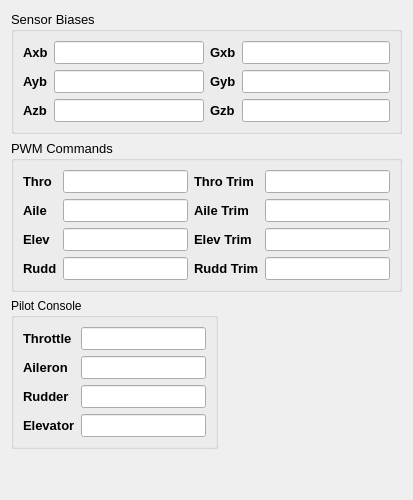
     <widget class="QWidget" name="tab">
      <attribute name="title">
       <string>Attitude</string>
      </attribute>
      <layout class="QGridLayout" name="gridLayout_21">
       <item row="0" column="0">
        <layout class="QVBoxLayout" name="verticalLayout_19">
         <item>
          <widget class="QGroupBox" name="sensorBiases_groupBox">
           <property name="minimumSize">
            <size>
             <width>0</width>
             <height>0</height>
            </size>
           </property>
           <property name="maximumSize">
            <size>
             <width>16777215</width>
             <height>16777215</height>
            </size>
           </property>
           <property name="font">
            <font>
             <pointsize>10</pointsize>
            </font>
           </property>
           <property name="title">
            <string>Sensor Biases</string>
           </property>
           <layout class="QGridLayout" name="gridLayout_6">
            <item row="0" column="0">
             <layout class="QHBoxLayout" name="horizontalLayout_7">
              <item>
               <layout class="QVBoxLayout" name="verticalLayout_14">
                <item>
                 <widget class="QLabel" name="label_10">
                  <property name="minimumSize">
                   <size>
                    <width>0</width>
                    <height>0</height>
                   </size>
                  </property>
                  <property name="maximumSize">
                   <size>
                    <width>16777215</width>
                    <height>16777215</height>
                   </size>
                  </property>
                  <property name="font">
                   <font>
                    <pointsize>10</pointsize>
                    <weight>75</weight>
                    <bold>true</bold>
                   </font>
                  </property>
                  <property name="text">
                   <string>Axb</string>
                  </property>
                 </widget>
                </item>
                <item>
                 <widget class="QLabel" name="label_11">
                  <property name="minimumSize">
                   <size>
                    <width>0</width>
                    <height>0</height>
                   </size>
                  </property>
                  <property name="maximumSize">
                   <size>
                    <width>16777215</width>
                    <height>16777215</height>
                   </size>
                  </property>
                  <property name="font">
                   <font>
                    <pointsize>10</pointsize>
                    <weight>75</weight>
                    <bold>true</bold>
                   </font>
                  </property>
                  <property name="text">
                   <string>Ayb</string>
                  </property>
                 </widget>
                </item>
                <item>
                 <widget class="QLabel" name="label_12">
                  <property name="minimumSize">
                   <size>
                    <width>0</width>
                    <height>0</height>
                   </size>
                  </property>
                  <property name="maximumSize">
                   <size>
                    <width>16777215</width>
                    <height>16777215</height>
                   </size>
                  </property>
                  <property name="font">
                   <font>
                    <pointsize>10</pointsize>
                    <weight>75</weight>
                    <bold>true</bold>
                   </font>
                  </property>
                  <property name="text">
                   <string>Azb</string>
                  </property>
                 </widget>
                </item>
               </layout>
              </item>
              <item>
               <layout class="QVBoxLayout" name="verticalLayout_13">
                <item>
                 <widget class="QLineEdit" name="m_AxBiases">
                  <property name="alignment">
                   <set>Qt::AlignRight|Qt::AlignTrailing|Qt::AlignVCenter</set>
                  </property>
                 </widget>
                </item>
                <item>
                 <widget class="QLineEdit" name="m_AyBiases">
                  <property name="alignment">
                   <set>Qt::AlignRight|Qt::AlignTrailing|Qt::AlignVCenter</set>
                  </property>
                 </widget>
                </item>
                <item>
                 <widget class="QLineEdit" name="m_AzBiases">
                  <property name="alignment">
                   <set>Qt::AlignRight|Qt::AlignTrailing|Qt::AlignVCenter</set>
                  </property>
                 </widget>
                </item>
               </layout>
              </item>
             </layout>
            </item>
            <item row="0" column="1">
             <layout class="QHBoxLayout" name="horizontalLayout_8">
              <item>
               <layout class="QVBoxLayout" name="verticalLayout_16">
                <item>
                 <widget class="QLabel" name="label_13">
                  <property name="minimumSize">
                   <size>
                    <width>0</width>
                    <height>0</height>
                   </size>
                  </property>
                  <property name="maximumSize">
                   <size>
                    <width>16777215</width>
                    <height>16777215</height>
                   </size>
                  </property>
                  <property name="font">
                   <font>
                    <pointsize>10</pointsize>
                    <weight>75</weight>
                    <bold>true</bold>
                   </font>
                  </property>
                  <property name="text">
                   <string>Gxb</string>
                  </property>
                 </widget>
                </item>
                <item>
                 <widget class="QLabel" name="label_14">
                  <property name="minimumSize">
                   <size>
                    <width>0</width>
                    <height>0</height>
                   </size>
                  </property>
                  <property name="maximumSize">
                   <size>
                    <width>16777215</width>
                    <height>16777215</height>
                   </size>
                  </property>
                  <property name="font">
                   <font>
                    <pointsize>10</pointsize>
                    <weight>75</weight>
                    <bold>true</bold>
                   </font>
                  </property>
                  <property name="text">
                   <string>Gyb</string>
                  </property>
                 </widget>
                </item>
                <item>
                 <widget class="QLabel" name="label_15">
                  <property name="minimumSize">
                   <size>
                    <width>0</width>
                    <height>0</height>
                   </size>
                  </property>
                  <property name="maximumSize">
                   <size>
                    <width>16777215</width>
                    <height>16777215</height>
                   </size>
                  </property>
                  <property name="font">
                   <font>
                    <pointsize>10</pointsize>
                    <weight>75</weight>
                    <bold>true</bold>
                   </font>
                  </property>
                  <property name="text">
                   <string>Gzb</string>
                  </property>
                 </widget>
                </item>
               </layout>
              </item>
              <item>
               <layout class="QVBoxLayout" name="verticalLayout_15">
                <item>
                 <widget class="QLineEdit" name="m_GxBiases">
                  <property name="alignment">
                   <set>Qt::AlignRight|Qt::AlignTrailing|Qt::AlignVCenter</set>
                  </property>
                 </widget>
                </item>
                <item>
                 <widget class="QLineEdit" name="m_GyBiases">
                  <property name="alignment">
                   <set>Qt::AlignRight|Qt::AlignTrailing|Qt::AlignVCenter</set>
                  </property>
                 </widget>
                </item>
                <item>
                 <widget class="QLineEdit" name="m_GzBiases">
                  <property name="alignment">
                   <set>Qt::AlignRight|Qt::AlignTrailing|Qt::AlignVCenter</set>
                  </property>
                 </widget>
                </item>
               </layout>
              </item>
             </layout>
            </item>
           </layout>
          </widget>
         </item>
         <item>
          <widget class="QGroupBox" name="PWMCommands_groupBox">
           <property name="minimumSize">
            <size>
             <width>0</width>
             <height>0</height>
            </size>
           </property>
           <property name="maximumSize">
            <size>
             <width>16777215</width>
             <height>16777215</height>
            </size>
           </property>
           <property name="font">
            <font>
             <pointsize>10</pointsize>
            </font>
           </property>
           <property name="title">
            <string>PWM Commands</string>
           </property>
           <layout class="QGridLayout" name="gridLayout_9">
            <item row="0" column="0">
             <layout class="QHBoxLayout" name="horizontalLayout">
              <item>
               <layout class="QVBoxLayout" name="verticalLayout_10">
                <item>
                 <widget class="QLabel" name="label_16">
                  <property name="minimumSize">
                   <size>
                    <width>0</width>
                    <height>0</height>
                   </size>
                  </property>
                  <property name="maximumSize">
                   <size>
                    <width>16777215</width>
                    <height>16777215</height>
                   </size>
                  </property>
                  <property name="font">
                   <font>
                    <pointsize>10</pointsize>
                    <weight>75</weight>
                    <bold>true</bold>
                   </font>
                  </property>
                  <property name="text">
                   <string>Thro</string>
                  </property>
                 </widget>
                </item>
                <item>
                 <widget class="QLabel" name="label_17">
                  <property name="minimumSize">
                   <size>
                    <width>0</width>
                    <height>0</height>
                   </size>
                  </property>
                  <property name="maximumSize">
                   <size>
                    <width>16777215</width>
                    <height>16777215</height>
                   </size>
                  </property>
                  <property name="font">
                   <font>
                    <pointsize>10</pointsize>
                    <weight>75</weight>
                    <bold>true</bold>
                   </font>
                  </property>
                  <property name="text">
                   <string>Aile</string>
                  </property>
                 </widget>
                </item>
                <item>
                 <widget class="QLabel" name="label_18">
                  <property name="minimumSize">
                   <size>
                    <width>0</width>
                    <height>0</height>
                   </size>
                  </property>
                  <property name="maximumSize">
                   <size>
                    <width>16777215</width>
                    <height>16777215</height>
                   </size>
                  </property>
                  <property name="font">
                   <font>
                    <pointsize>10</pointsize>
                    <weight>75</weight>
                    <bold>true</bold>
                   </font>
                  </property>
                  <property name="text">
                   <string>Elev</string>
                  </property>
                 </widget>
                </item>
                <item>
                 <widget class="QLabel" name="label_19">
                  <property name="minimumSize">
                   <size>
                    <width>0</width>
                    <height>0</height>
                   </size>
                  </property>
                  <property name="maximumSize">
                   <size>
                    <width>16777215</width>
                    <height>16777215</height>
                   </size>
                  </property>
                  <property name="font">
                   <font>
                    <pointsize>10</pointsize>
                    <weight>75</weight>
                    <bold>true</bold>
                   </font>
                  </property>
                  <property name="text">
                   <string>Rudd</string>
                  </property>
                 </widget>
                </item>
               </layout>
              </item>
              <item>
               <layout class="QVBoxLayout" name="verticalLayout_2">
                <item>
                 <widget class="QLineEdit" name="m_pwmThro">
                  <property name="sizePolicy">
                   <sizepolicy hsizetype="Expanding" vsizetype="Fixed">
                    <horstretch>0</horstretch>
                    <verstretch>0</verstretch>
                   </sizepolicy>
                  </property>
                  <property name="minimumSize">
                   <size>
                    <width>0</width>
                    <height>0</height>
                   </size>
                  </property>
                  <property name="maximumSize">
                   <size>
                    <width>16777215</width>
                    <height>16777215</height>
                   </size>
                  </property>
                  <property name="alignment">
                   <set>Qt::AlignRight|Qt::AlignTrailing|Qt::AlignVCenter</set>
                  </property>
                 </widget>
                </item>
                <item>
                 <widget class="QLineEdit" name="m_pwmAile">
                  <property name="sizePolicy">
                   <sizepolicy hsizetype="Expanding" vsizetype="Fixed">
                    <horstretch>0</horstretch>
                    <verstretch>0</verstretch>
                   </sizepolicy>
                  </property>
                  <property name="minimumSize">
                   <size>
                    <width>0</width>
                    <height>0</height>
                   </size>
                  </property>
                  <property name="maximumSize">
                   <size>
                    <width>16777215</width>
                    <height>16777215</height>
                   </size>
                  </property>
                  <property name="alignment">
                   <set>Qt::AlignRight|Qt::AlignTrailing|Qt::AlignVCenter</set>
                  </property>
                 </widget>
                </item>
                <item>
                 <widget class="QLineEdit" name="m_pwmElev">
                  <property name="sizePolicy">
                   <sizepolicy hsizetype="Expanding" vsizetype="Fixed">
                    <horstretch>0</horstretch>
                    <verstretch>0</verstretch>
                   </sizepolicy>
                  </property>
                  <property name="minimumSize">
                   <size>
                    <width>0</width>
                    <height>0</height>
                   </size>
                  </property>
                  <property name="maximumSize">
                   <size>
                    <width>16777215</width>
                    <height>16777215</height>
                   </size>
                  </property>
                  <property name="alignment">
                   <set>Qt::AlignRight|Qt::AlignTrailing|Qt::AlignVCenter</set>
                  </property>
                 </widget>
                </item>
                <item>
                 <widget class="QLineEdit" name="m_pwmRudd">
                  <property name="sizePolicy">
                   <sizepolicy hsizetype="Expanding" vsizetype="Fixed">
                    <horstretch>0</horstretch>
                    <verstretch>0</verstretch>
                   </sizepolicy>
                  </property>
                  <property name="minimumSize">
                   <size>
                    <width>0</width>
                    <height>0</height>
                   </size>
                  </property>
                  <property name="maximumSize">
                   <size>
                    <width>16777215</width>
                    <height>16777215</height>
                   </size>
                  </property>
                  <property name="alignment">
                   <set>Qt::AlignRight|Qt::AlignTrailing|Qt::AlignVCenter</set>
                  </property>
                 </widget>
                </item>
               </layout>
              </item>
             </layout>
            </item>
            <item row="0" column="1">
             <layout class="QHBoxLayout" name="horizontalLayout_6">
              <item>
               <layout class="QVBoxLayout" name="verticalLayout_11">
                <item>
                 <widget class="QLabel" name="label_21">
                  <property name="minimumSize">
                   <size>
                    <width>0</width>
                    <height>0</height>
                   </size>
                  </property>
                  <property name="maximumSize">
                   <size>
                    <width>16777215</width>
                    <height>16777215</height>
                   </size>
                  </property>
                  <property name="font">
                   <font>
                    <pointsize>10</pointsize>
                    <weight>75</weight>
                    <bold>true</bold>
                   </font>
                  </property>
                  <property name="text">
                   <string>Thro Trim</string>
                  </property>
                 </widget>
                </item>
                <item>
                 <widget class="QLabel" name="label_22">
                  <property name="minimumSize">
                   <size>
                    <width>0</width>
                    <height>0</height>
                   </size>
                  </property>
                  <property name="maximumSize">
                   <size>
                    <width>16777215</width>
                    <height>16777215</height>
                   </size>
                  </property>
                  <property name="font">
                   <font>
                    <pointsize>10</pointsize>
                    <weight>75</weight>
                    <bold>true</bold>
                   </font>
                  </property>
                  <property name="text">
                   <string>Aile Trim</string>
                  </property>
                 </widget>
                </item>
                <item>
                 <widget class="QLabel" name="label_23">
                  <property name="minimumSize">
                   <size>
                    <width>0</width>
                    <height>0</height>
                   </size>
                  </property>
                  <property name="maximumSize">
                   <size>
                    <width>16777215</width>
                    <height>16777215</height>
                   </size>
                  </property>
                  <property name="font">
                   <font>
                    <pointsize>10</pointsize>
                    <weight>75</weight>
                    <bold>true</bold>
                   </font>
                  </property>
                  <property name="text">
                   <string>Elev Trim</string>
                  </property>
                 </widget>
                </item>
                <item>
                 <widget class="QLabel" name="label_24">
                  <property name="minimumSize">
                   <size>
                    <width>0</width>
                    <height>0</height>
                   </size>
                  </property>
                  <property name="maximumSize">
                   <size>
                    <width>16777215</width>
                    <height>16777215</height>
                   </size>
                  </property>
                  <property name="font">
                   <font>
                    <pointsize>10</pointsize>
                    <weight>75</weight>
                    <bold>true</bold>
                   </font>
                  </property>
                  <property name="text">
                   <string>Rudd Trim</string>
                  </property>
                 </widget>
                </item>
               </layout>
              </item>
              <item>
               <layout class="QVBoxLayout" name="verticalLayout_12">
                <item>
                 <widget class="QLineEdit" name="m_pwmThroTrim">
                  <property name="sizePolicy">
                   <sizepolicy hsizetype="Expanding" vsizetype="Fixed">
                    <horstretch>0</horstretch>
                    <verstretch>0</verstretch>
                   </sizepolicy>
                  </property>
                  <property name="minimumSize">
                   <size>
                    <width>0</width>
                    <height>0</height>
                   </size>
                  </property>
                  <property name="maximumSize">
                   <size>
                    <width>16777215</width>
                    <height>16777215</height>
                   </size>
                  </property>
                  <property name="alignment">
                   <set>Qt::AlignRight|Qt::AlignTrailing|Qt::AlignVCenter</set>
                  </property>
                 </widget>
                </item>
                <item>
                 <widget class="QLineEdit" name="m_pwmAileTrim">
                  <property name="sizePolicy">
                   <sizepolicy hsizetype="Expanding" vsizetype="Fixed">
                    <horstretch>0</horstretch>
                    <verstretch>0</verstretch>
                   </sizepolicy>
                  </property>
                  <property name="minimumSize">
                   <size>
                    <width>0</width>
                    <height>0</height>
                   </size>
                  </property>
                  <property name="maximumSize">
                   <size>
                    <width>16777215</width>
                    <height>16777215</height>
                   </size>
                  </property>
                  <property name="alignment">
                   <set>Qt::AlignRight|Qt::AlignTrailing|Qt::AlignVCenter</set>
                  </property>
                 </widget>
                </item>
                <item>
                 <widget class="QLineEdit" name="m_pwmElevTrim">
                  <property name="sizePolicy">
                   <sizepolicy hsizetype="Expanding" vsizetype="Fixed">
                    <horstretch>0</horstretch>
                    <verstretch>0</verstretch>
                   </sizepolicy>
                  </property>
                  <property name="minimumSize">
                   <size>
                    <width>0</width>
                    <height>0</height>
                   </size>
                  </property>
                  <property name="maximumSize">
                   <size>
                    <width>16777215</width>
                    <height>16777215</height>
                   </size>
                  </property>
                  <property name="alignment">
                   <set>Qt::AlignRight|Qt::AlignTrailing|Qt::AlignVCenter</set>
                  </property>
                 </widget>
                </item>
                <item>
                 <widget class="QLineEdit" name="m_pwmRuddTrim">
                  <property name="sizePolicy">
                   <sizepolicy hsizetype="Expanding" vsizetype="Fixed">
                    <horstretch>0</horstretch>
                    <verstretch>0</verstretch>
                   </sizepolicy>
                  </property>
                  <property name="minimumSize">
                   <size>
                    <width>0</width>
                    <height>0</height>
                   </size>
                  </property>
                  <property name="maximumSize">
                   <size>
                    <width>16777215</width>
                    <height>16777215</height>
                   </size>
                  </property>
                  <property name="alignment">
                   <set>Qt::AlignRight|Qt::AlignTrailing|Qt::AlignVCenter</set>
                  </property>
                 </widget>
                </item>
               </layout>
              </item>
             </layout>
            </item>
           </layout>
          </widget>
         </item>
         <item>
          <layout class="QHBoxLayout" name="horizontalLayout_10">
           <item>
            <widget class="QGroupBox" name="gpsData_groupBox_2">
             <property name="title">
              <string>Pilot Console</string>
             </property>
             <layout class="QGridLayout" name="gridLayout_23">
              <item row="0" column="0">
               <layout class="QHBoxLayout" name="horizontalLayout_9">
                <item>
                 <layout class="QVBoxLayout" name="verticalLayout_18">
                  <item>
                   <widget class="QLabel" name="label_77">
                    <property name="font">
                     <font>
                      <pointsize>10</pointsize>
                      <weight>75</weight>
                      <bold>true</bold>
                     </font>
                    </property>
                    <property name="text">
                     <string>Throttle</string>
                    </property>
                   </widget>
                  </item>
                  <item>
                   <widget class="QLabel" name="label_78">
                    <property name="font">
                     <font>
                      <pointsize>10</pointsize>
                      <weight>75</weight>
                      <bold>true</bold>
                     </font>
                    </property>
                    <property name="text">
                     <string>Aileron</string>
                    </property>
                   </widget>
                  </item>
                  <item>
                   <widget class="QLabel" name="label_79">
                    <property name="font">
                     <font>
                      <pointsize>10</pointsize>
                      <weight>75</weight>
                      <bold>true</bold>
                     </font>
                    </property>
                    <property name="text">
                     <string>Rudder</string>
                    </property>
                   </widget>
                  </item>
                  <item>
                   <widget class="QLabel" name="label_80">
                    <property name="font">
                     <font>
                      <pointsize>10</pointsize>
                      <weight>75</weight>
                      <bold>true</bold>
                     </font>
                    </property>
                    <property name="text">
                     <string>Elevator</string>
                    </property>
                   </widget>
                  </item>
                 </layout>
                </item>
                <item>
                 <layout class="QVBoxLayout" name="verticalLayout_17">
                  <item>
                   <widget class="QLineEdit" name="tbRCThrottle">
                    <property name="minimumSize">
                     <size>
                      <width>0</width>
                      <height>0</height>
                     </size>
                    </property>
                    <property name="maximumSize">
                     <size>
                      <width>16777215</width>
                      <height>16777215</height>
                     </size>
                    </property>
                    <property name="font">
                     <font>
                      <pointsize>10</pointsize>
                     </font>
                    </property>
                    <property name="alignment">
                     <set>Qt::AlignRight|Qt::AlignTrailing|Qt::AlignVCenter</set>
                    </property>
                   </widget>
                  </item>
                  <item>
                   <widget class="QLineEdit" name="tbRCAileron">
                    <property name="minimumSize">
                     <size>
                      <width>0</width>
                      <height>0</height>
                     </size>
                    </property>
                    <property name="maximumSize">
                     <size>
                      <width>16777215</width>
                      <height>16777215</height>
                     </size>
                    </property>
                    <property name="font">
                     <font>
                      <pointsize>10</pointsize>
                     </font>
                    </property>
                    <property name="alignment">
                     <set>Qt::AlignRight|Qt::AlignTrailing|Qt::AlignVCenter</set>
                    </property>
                   </widget>
                  </item>
                  <item>
                   <widget class="QLineEdit" name="tbRCRudder">
                    <property name="minimumSize">
                     <size>
                      <width>0</width>
                      <height>0</height>
                     </size>
                    </property>
                    <property name="maximumSize">
                     <size>
                      <width>16777215</width>
                      <height>16777215</height>
                     </size>
                    </property>
                    <property name="font">
                     <font>
                      <pointsize>10</pointsize>
                     </font>
                    </property>
                    <property name="alignment">
                     <set>Qt::AlignRight|Qt::AlignTrailing|Qt::AlignVCenter</set>
                    </property>
                   </widget>
                  </item>
                  <item>
                   <widget class="QLineEdit" name="tbRCElevator">
                    <property name="minimumSize">
                     <size>
                      <width>0</width>
                      <height>0</height>
                     </size>
                    </property>
                    <property name="maximumSize">
                     <size>
                      <width>16777215</width>
                      <height>16777215</height>
                     </size>
                    </property>
                    <property name="font">
                     <font>
                      <pointsize>10</pointsize>
                     </font>
                    </property>
                    <property name="alignment">
                     <set>Qt::AlignRight|Qt::AlignTrailing|Qt::AlignVCenter</set>
                    </property>
                   </widget>
                  </item>
                 </layout>
                </item>
               </layout>
              </item>
             </layout>
            </widget>
           </item>
           <item>
            <spacer name="horizontalSpacer_2">
             <property name="orientation">
              <enum>Qt::Horizontal</enum>
             </property>
             <property name="sizeHint" stdset="0">
              <size>
               <width>40</width>
               <height>20</height>
              </size>
             </property>
            </spacer>
           </item>
          </layout>
         </item>
         <item>
          <spacer name="verticalSpacer_6">
           <property name="orientation">
            <enum>Qt::Vertical</enum>
           </property>
           <property name="sizeHint" stdset="0">
            <size>
             <width>20</width>
             <height>40</height>
            </size>
           </property>
          </spacer>
         </item>
        </layout>
       </item>
      </layout>
     </widget>
